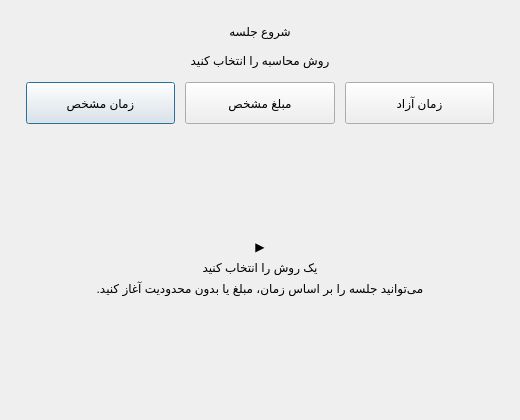
<?xml version="1.0" encoding="UTF-8"?>
<ui version="4.0">
 <class>StartSessionDialog</class>
 <widget class="QDialog" name="StartSessionDialog">
  <property name="windowModality"><enum>Qt::WindowModality::WindowModal</enum></property>
  <property name="geometry"><rect><x>0</x><y>0</y><width>520</width><height>420</height></rect></property>
  <property name="minimumSize"><size><width>480</width><height>390</height></size></property>
  <property name="windowTitle"><string>شروع جلسه</string></property><property name="modal"><bool>true</bool></property>
  <layout class="QVBoxLayout" name="verticalLayout"><property name="leftMargin"><number>26</number></property><property name="topMargin"><number>24</number></property><property name="rightMargin"><number>26</number></property><property name="bottomMargin"><number>24</number></property><property name="spacing"><number>14</number></property>
   <item><widget class="QLabel" name="label_titr"><property name="text"><string>شروع جلسه</string></property><property name="alignment"><set>Qt::AlignmentFlag::AlignCenter</set></property></widget></item>
   <item><widget class="QLabel" name="label_calculate_type"><property name="text"><string>روش محاسبه را انتخاب کنید</string></property><property name="alignment"><set>Qt::AlignmentFlag::AlignCenter</set></property></widget></item>
   <item><layout class="QHBoxLayout" name="modeLayout"><property name="spacing"><number>10</number></property>
    <item><widget class="QPushButton" name="pushButton_set_time"><property name="minimumSize"><size><width>0</width><height>42</height></size></property><property name="text"><string>زمان مشخص</string></property></widget></item>
    <item><widget class="QPushButton" name="pushButton_set_price"><property name="minimumSize"><size><width>0</width><height>42</height></size></property><property name="text"><string>مبلغ مشخص</string></property></widget></item>
    <item><widget class="QPushButton" name="pushButton_free_time"><property name="minimumSize"><size><width>0</width><height>42</height></size></property><property name="text"><string>زمان آزاد</string></property></widget></item>
   </layout></item>
   <item><widget class="QStackedWidget" name="stackedWidget"><property name="currentIndex"><number>3</number></property>
    <widget class="QWidget" name="page"><layout class="QVBoxLayout" name="verticalLayout_2"><property name="spacing"><number>13</number></property>
     <item><layout class="QFormLayout" name="timedForm"><property name="horizontalSpacing"><number>14</number></property><property name="verticalSpacing"><number>12</number></property>
      <item row="0" column="0"><widget class="QLabel" name="label_time"><property name="text"><string>مدت جلسه</string></property></widget></item><item row="0" column="1"><widget class="QTimeEdit" name="timeEdit_time"><property name="alignment"><set>Qt::AlignmentFlag::AlignCenter</set></property><property name="displayFormat"><string>hh:mm</string></property><property name="time"><time><hour>1</hour><minute>0</minute><second>0</second></time></property></widget></item>
      <item row="1" column="0"><widget class="QLabel" name="timedPlayerLabel"><property name="text"><string>تعداد بازیکن</string></property></widget></item><item row="1" column="1"><widget class="QSpinBox" name="spinBox_player_count1"><property name="minimum"><number>1</number></property><property name="maximum"><number>4</number></property></widget></item>
     </layout></item>
     <item><layout class="QHBoxLayout" name="quickTimeLayout"><property name="spacing"><number>8</number></property><item><widget class="QPushButton" name="pushButton_30Min"><property name="text"><string>۳۰ دقیقه</string></property></widget></item><item><widget class="QPushButton" name="pushButton_1Hour"><property name="text"><string>۱ ساعت</string></property></widget></item><item><widget class="QPushButton" name="pushButton_1_5Hour"><property name="text"><string>۱.۵ ساعت</string></property></widget></item><item><widget class="QPushButton" name="pushButton_2Hour"><property name="text"><string>۲ ساعت</string></property></widget></item></layout></item>
     <item><spacer name="timedSpacer"><property name="orientation"><enum>Qt::Orientation::Vertical</enum></property><property name="sizeHint" stdset="0"><size><width>20</width><height>20</height></size></property></spacer></item>
     <item><layout class="QHBoxLayout" name="timedActions"><item><widget class="QPushButton" name="pushButton_cancel1"><property name="minimumSize"><size><width>0</width><height>42</height></size></property><property name="text"><string>انصراف</string></property></widget></item><item><widget class="QPushButton" name="pushButton_Start1"><property name="minimumSize"><size><width>0</width><height>42</height></size></property><property name="text"><string>شروع جلسه</string></property></widget></item></layout></item>
    </layout></widget>
    <widget class="QWidget" name="page_2"><layout class="QVBoxLayout" name="verticalLayout_3"><property name="spacing"><number>13</number></property>
     <item><layout class="QFormLayout" name="priceForm"><property name="horizontalSpacing"><number>14</number></property><property name="verticalSpacing"><number>12</number></property>
      <item row="0" column="0"><widget class="QLabel" name="label_price"><property name="text"><string>بودجه (تومان)</string></property></widget></item><item row="0" column="1"><widget class="QLineEdit" name="lineEdit_price"><property name="alignment"><set>Qt::AlignmentFlag::AlignCenter</set></property><property name="placeholderText"><string>۱۰۰٬۰۰۰</string></property></widget></item>
      <item row="1" column="0"><widget class="QLabel" name="pricePlayerLabel"><property name="text"><string>تعداد بازیکن</string></property></widget></item><item row="1" column="1"><widget class="QSpinBox" name="spinBox_player_count2"><property name="minimum"><number>1</number></property><property name="maximum"><number>4</number></property></widget></item>
     </layout></item>
     <item><widget class="QPushButton" name="pushButton_calculate"><property name="text"><string>محاسبه زمان</string></property></widget></item>
     <item><widget class="QLabel" name="label_show_time"><property name="minimumSize"><size><width>100</width><height>54</height></size></property><property name="text"><string>00:00:00</string></property><property name="alignment"><set>Qt::AlignmentFlag::AlignCenter</set></property><property name="layoutDirection"><enum>Qt::LayoutDirection::LeftToRight</enum></property></widget></item>
     <item><layout class="QHBoxLayout" name="priceActions"><item><widget class="QPushButton" name="pushButton_cancel2"><property name="minimumSize"><size><width>0</width><height>42</height></size></property><property name="text"><string>انصراف</string></property></widget></item><item><widget class="QPushButton" name="pushButton_start2"><property name="minimumSize"><size><width>0</width><height>42</height></size></property><property name="text"><string>شروع جلسه</string></property></widget></item></layout></item>
    </layout></widget>
    <widget class="QWidget" name="page_3"><layout class="QVBoxLayout" name="verticalLayout_4"><property name="spacing"><number>16</number></property>
     <item><spacer name="freeTopSpacer"><property name="orientation"><enum>Qt::Orientation::Vertical</enum></property><property name="sizeHint" stdset="0"><size><width>20</width><height>25</height></size></property></spacer></item>
     <item><widget class="QLabel" name="freeTitle"><property name="text"><string>جلسه بدون محدودیت زمانی</string></property><property name="alignment"><set>Qt::AlignmentFlag::AlignCenter</set></property></widget></item>
     <item><layout class="QFormLayout" name="freeForm"><item row="0" column="0"><widget class="QLabel" name="label_player_count"><property name="text"><string>تعداد بازیکن</string></property></widget></item><item row="0" column="1"><widget class="QSpinBox" name="spinBox_player_count3"><property name="minimum"><number>1</number></property><property name="maximum"><number>4</number></property></widget></item></layout></item>
     <item><spacer name="freeBottomSpacer"><property name="orientation"><enum>Qt::Orientation::Vertical</enum></property><property name="sizeHint" stdset="0"><size><width>20</width><height>40</height></size></property></spacer></item>
     <item><layout class="QHBoxLayout" name="freeActions"><item><widget class="QPushButton" name="pushButton_cancel2_2"><property name="minimumSize"><size><width>0</width><height>42</height></size></property><property name="text"><string>انصراف</string></property></widget></item><item><widget class="QPushButton" name="pushButton_start2_2"><property name="minimumSize"><size><width>0</width><height>42</height></size></property><property name="text"><string>شروع جلسه</string></property></widget></item></layout></item>
    </layout></widget>
    <widget class="QWidget" name="page_4"><layout class="QVBoxLayout" name="welcomeLayout"><item><spacer name="welcomeTopSpacer"><property name="orientation"><enum>Qt::Orientation::Vertical</enum></property><property name="sizeHint" stdset="0"><size><width>20</width><height>28</height></size></property></spacer></item><item><widget class="QLabel" name="welcomeIcon"><property name="text"><string>▶</string></property><property name="alignment"><set>Qt::AlignmentFlag::AlignCenter</set></property></widget></item><item><widget class="QLabel" name="welcomeTitle"><property name="text"><string>یک روش را انتخاب کنید</string></property><property name="alignment"><set>Qt::AlignmentFlag::AlignCenter</set></property></widget></item><item><widget class="QLabel" name="welcomeText"><property name="text"><string>می‌توانید جلسه را بر اساس زمان، مبلغ یا بدون محدودیت آغاز کنید.</string></property><property name="alignment"><set>Qt::AlignmentFlag::AlignCenter</set></property><property name="wordWrap"><bool>true</bool></property></widget></item><item><spacer name="welcomeBottomSpacer"><property name="orientation"><enum>Qt::Orientation::Vertical</enum></property><property name="sizeHint" stdset="0"><size><width>20</width><height>28</height></size></property></spacer></item></layout></widget>
   </widget></item>
  </layout>
 </widget><resources/><connections/>
</ui>
